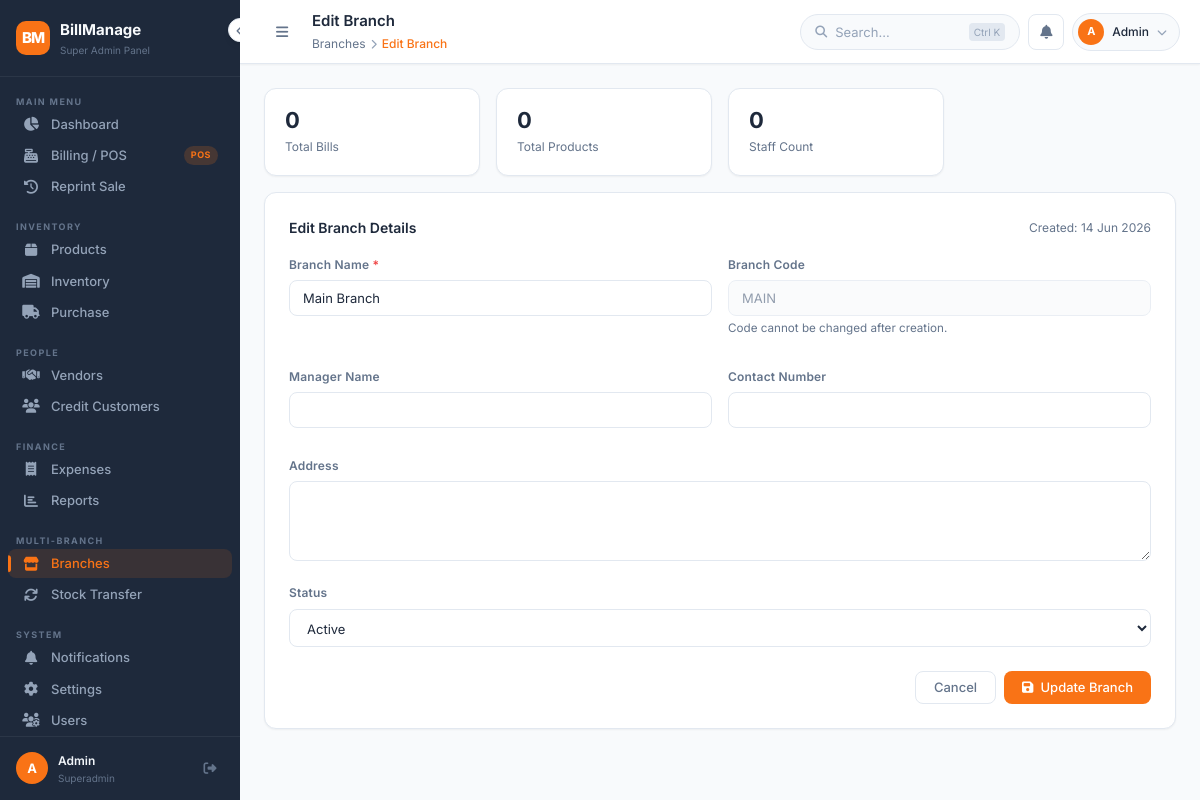
The page /modules/branches/edit.php?id=1 (signed in) on the database its author committed.
### tables this page shows
CREATE TABLE branches (
    id INT AUTO_INCREMENT PRIMARY KEY,
    name VARCHAR(100) NOT NULL,
    code VARCHAR(20) UNIQUE NOT NULL,
    address TEXT,
    phone VARCHAR(20),
    manager_name VARCHAR(100),
    status ENUM('active', 'inactive') DEFAULT 'active',
    created_at TIMESTAMP DEFAULT CURRENT_TIMESTAMP
);

### includes/functions.php (called while the page is built, shortened)
<?php
function formatDate($date) {
    return date('d M Y', strtotime($date));
}
function sanitize($input) {
    return htmlspecialchars(trim($input), ENT_QUOTES, 'UTF-8');
}
?>

### modules/branches/edit.php (the view, shortened to what this page needs)
<?php
require_once __DIR__ . '/../../includes/functions.php';
$branch_id = (int)($_GET['id'] ?? 0);
$breadcrumb = '<a href="' . BASE_URL . '/modules/branches/index.php">Branches</a><span class="sep"><i class="fas fa-chevron-right"></i></span><span class="current">Edit Branch</span>';
$stmt = $pdo->prepare("SELECT b.*,
                      (SELECT COUNT(*) FROM bills WHERE branch_id = b.id) as total_bills,
                      (SELECT COUNT(*) FROM products WHERE branch_id = b.id) as total_products,
                      (SELECT COUNT(*) FROM users WHERE branch_id = b.id) as total_staff
                      FROM branches b WHERE b.id = ?");
$stmt->execute([$branch_id]);
$branch = $stmt->fetch();
include_once __DIR__ . '/../../includes/header.php';
?>
<div class="row justify-content-center">
    <div class="col-md-8">
        <div class="stat-grid mb-4">
            <div class="stat-card blue">
                <div class="stat-value"><?php echo $branch['total_bills']; ?></div>
                <div class="stat-label">Total Bills</div>
            </div>
            <div class="stat-card purple">
                <div class="stat-value"><?php echo $branch['total_products']; ?></div>
                <div class="stat-label">Total Products</div>
            </div>
            <div class="stat-card green">
                <div class="stat-value"><?php echo $branch['total_staff']; ?></div>
                <div class="stat-label">Staff Count</div>
            </div>
        </div>
        <div class="form-card">
            <div class="card-header">
                <h3 class="card-title">Edit Branch Details</h3>
                <div class="fs-12 text-muted">Created: <?php echo formatDate($branch['created_at']); ?></div>
            </div>
            <form action="" method="POST" class="mt-4">
                <div class="form-row">
                    <div class="form-group">
                        <label class="form-label">Branch Name <span class="req">*</span></label>
                        <input type="text" name="name" class="form-control" value="<?php echo sanitize($branch['name']); ?>" required>
                    </div>
                    <div class="form-group">
                        <label class="form-label">Branch Code</label>
                        <input type="text" class="form-control bg-secondary text-muted" value="<?php echo sanitize($branch['code']); ?>" disabled>
                        <small class="text-muted italic">Code cannot be changed after creation.</small>
                    </div>
                </div>
                <div class="form-row mt-3">
                    <div class="form-group">
                        <label class="form-label">Manager Name</label>
                        <input type="text" name="manager_name" class="form-control" value="<?php echo sanitize($branch['manager_name']); ?>">
                    </div>
                    <div class="form-group">
                        <label class="form-label">Contact Number</label>
                        <input type="text" name="phone" class="form-control" value="<?php echo sanitize($branch['phone']); ?>">
                    </div>
                </div>
                <div class="form-group mt-3">
                    <label class="form-label">Address</label>
                    <textarea name="address" class="form-control" rows="2"><?php echo sanitize($branch['address']); ?></textarea>
                </div>
                <div class="form-group mt-3">
                    <label class="form-label">Status</label>
                    <select name="status" class="form-control">
                        <option value="active" <?php echo $branch['status'] === 'active' ? 'selected' : ''; ?>>Active</option>
                    </select>
                </div>
                <div class="d-flex justify-end gap-2 mt-5 border-top pt-4">
                    <a href="index.php" class="btn btn-outline">Cancel</a>
                    <button type="submit" class="btn btn-primary px-4">
                        <i class="fas fa-save me-1"></i> Update Branch
                    </button>
                </div>
            </form>
        </div>
    </div>
</div>
<?php include_once __DIR__ . '/../../includes/footer.php'; ?>

### assets/css/style.css (style rules this page uses)
:root { --primary: #F97316; --primary-dark: #EA580C; --primary-light: #FFF7ED; --primary-shadow: rgba(249, 115, 22, 0.25); --secondary: #6366F1; --secondary-light: #EEF2FF; --surface: #FFFFFF; --surface-variant: #F8FAFC; --surface-hover: #F1F5F9; --on-surface: #1E293B; --on-surface-muted: #64748B; --on-surface-subtle: #94A3B8; --border: #E2E8F0; --border-focus: #F97316; --success: #22C55E; --success-light: #F0FDF4; --warning: #F59E0B; --warning-light: #FFFBEB; --danger: #EF4444; --danger-light: #FEF2F2; --info: #06B6D4; --info-light: #ECFEFF; --purple: #8B5CF6; --purple-light: #F5F3FF; --sidebar-bg: #1E293B; --sidebar-hover: #334155; --sidebar-active-bg: rgba(249, 115, 22, 0.12); --sidebar-text: #94A3B8; --sidebar-text-dim: #64748B; --sidebar-active: #F97316; --sidebar-width: 240px; --sidebar-collapsed: 64px; --header-height: 64px; --radius: 8px; --radius-lg: 12px; --radius-xl: 16px; --shadow-sm: 0 1px 2px 0 rgb(0 0 0 / 0.05); --shadow-md: 0 4px 6px -1px rgb(0 0 0 / 0.07), 0 2px 4px -2px rgb(0 0 0 / 0.05); --shadow-lg: 0 10px 15px -3px rgb(0 0 0 / 0.08), 0 4px 6px -4px rgb(0 0 0 / 0.05); --shadow-xl: 0 20px 25px -5px rgb(0 0 0 / 0.08), 0 8px 10px -6px rgb(0 0 0 / 0.05); }
*, *::before, *::after { box-sizing: border-box; margin: 0; padding: 0; }
body { font-family: 'Inter', 'Segoe UI', system-ui, -apple-system, sans-serif; background: var(--surface-variant); color: var(--on-surface); font-size: 14px; line-height: 1.6; -webkit-font-smoothing: antialiased; }
a { color: inherit; text-decoration: none; }
.breadcrumb a { color: var(--on-surface-muted); transition: color 0.15s; }
.breadcrumb .sep { color: var(--on-surface-subtle); font-size: 10px; }
.breadcrumb .current { color: var(--primary); font-weight: 500; }
.card-header { display: flex; align-items: center; justify-content: space-between; margin-bottom: 16px; }
.card-title { font-size: 14px; font-weight: 600; color: var(--on-surface); }
.stat-grid { display: grid; grid-template-columns: repeat(4, 1fr); gap: 16px; margin-bottom: 20px; }
.stat-card { background: var(--surface); border: 1.5px solid var(--border); border-radius: var(--radius-lg); padding: 18px 20px; box-shadow: var(--shadow-sm); transition: box-shadow 0.2s, transform 0.2s; }
.stat-card .stat-value { font-size: 22px; font-weight: 700; color: var(--on-surface); letter-spacing: -0.5px; line-height: 1.2; }
.stat-card .stat-label { font-size: 12px; color: var(--on-surface-muted); margin-top: 4px; }
.form-card { background: var(--surface); border: 1.5px solid var(--border); border-radius: var(--radius-lg); padding: 24px; box-shadow: var(--shadow-sm); }
.form-group { margin-bottom: 16px; }
.form-label { display: block; font-size: 12px; font-weight: 600; color: var(--on-surface-muted); margin-bottom: 6px; letter-spacing: 0.2px; }
.form-label .req { color: var(--danger); }
.form-control { width: 100%; padding: 9px 13px; background: var(--surface); border: 1.5px solid var(--border); border-radius: var(--radius); color: var(--on-surface); font-size: 13px; transition: border-color 0.15s, box-shadow 0.15s; outline: none; font-family: inherit; }
.form-control::placeholder { color: var(--on-surface-subtle); }
.form-control:disabled { background: var(--surface-variant); opacity: 0.7; cursor: not-allowed; }
select.form-control { cursor: pointer; }
textarea.form-control { resize: vertical; min-height: 80px; }
.form-row { display: grid; grid-template-columns: 1fr 1fr; gap: 16px; }
.btn { display: inline-flex; align-items: center; gap: 7px; padding: 9px 18px; border-radius: var(--radius); font-size: 13px; font-weight: 500; cursor: pointer; transition: all 0.15s; border: none; text-decoration: none; font-family: inherit; line-height: 1; white-space: nowrap; }
.btn-primary { background: var(--primary); color: white; }
.btn-outline { background: transparent; border: 1.5px solid var(--border); color: var(--on-surface-muted); }
.mt-3 { margin-top:12px }
.mt-4 { margin-top:16px }
.mt-5 { margin-top:24px }
.mb-4 { margin-bottom:16px }
.d-flex { display:flex }
.justify-end { justify-content:flex-end }
.gap-2 { gap:8px }
.text-muted { color:var(--on-surface-muted) }
.fs-12 { font-size:12px }

### rows shown on the page
branches: created_at "14 Jun 2026", name "Main Branch", code "MAIN", status "Active"

### other values the page prints
$user['branch_name'] "Super Admin Panel"
substr($user['name'], 0, 1) "A"
$user['name'] "Admin"
str_replace('_', ' ', $user['role']) "Superadmin"
$pageTitle "Edit Branch"
$branch['total_bills'] "0"
$branch['total_products'] "0"
$branch['total_staff'] "0"
